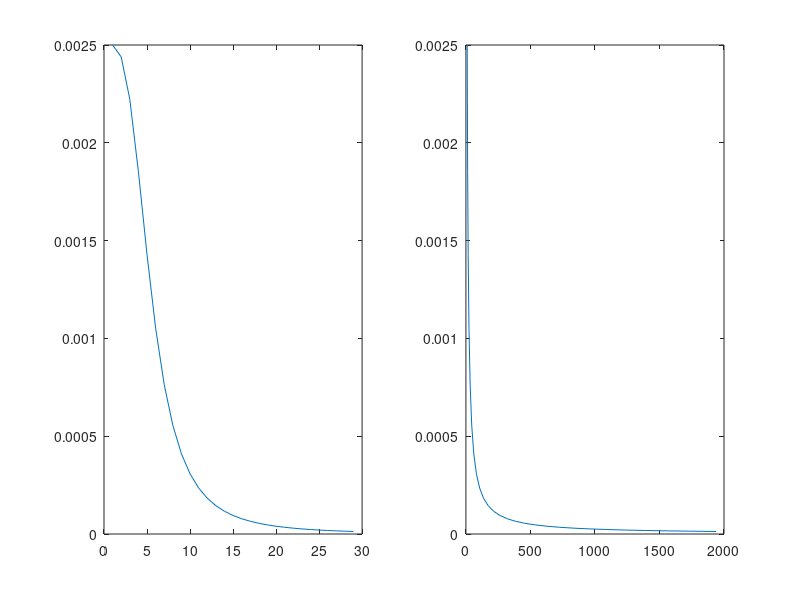

Write the MATLAB code that produced this figure.
#a,b,c,d,e DONE

function naloga_b()
t=30;
c=1;
arr_time=[];
arr_distances=[];
arr_sizes=[];
cur_s=10;
f=0.01;
X=2.5;
car_size=0;
while(c<t)
  arr_time(end+1) = c;
  arr_distances(end+1) = cur_s;
  car_size=f*(X/cur_s);
  arr_sizes(end+1)=car_size;
  new_s=(1/2)*(0.5)*c^2;
  cur_s+=new_s;
  c++;
endwhile

arr_distances;
arr_sizes;
figure;
subplot(1,2,1);
plot(arr_time,arr_sizes);
subplot(1,2,2);
plot(arr_distances,arr_sizes);
endfunction
naloga_b